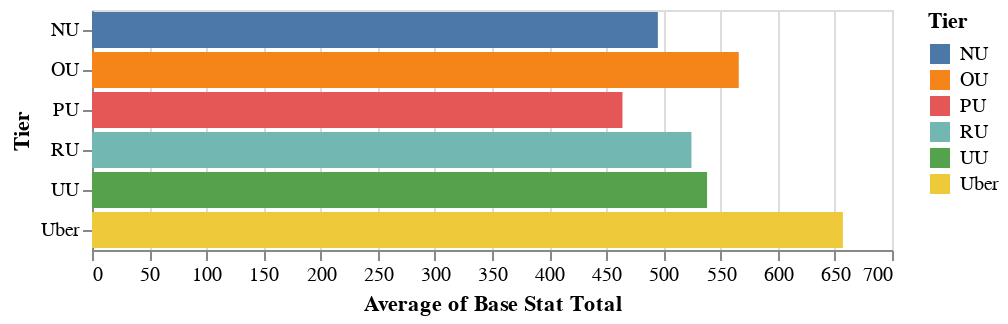

The notebook cell this image was saved under:
### Code cell
alt.Chart(df).mark_bar().encode(
    x='average(Base Stat Total)',
    y='Tier', 
    color='Tier'

)

### Figure 1 — Vega-Lite specification as saved in the notebook (floating-point values rounded to 4 significant figures; data arrays with more than 128 entries replaced by an {"elided": "..."} marker saying what was removed)
{"config": {"view": {"continuousWidth": 400, "continuousHeight": 300}}, "data": {"name": "data-4ba12c371029303f29772324f5d63a54"}, "mark": "bar", "encoding": {"color": {"field": "Tier", "type": "nominal"}, "x": {"aggregate": "average", "field": "Base Stat Total", "type": "quantitative"}, "y": {"field": "Tier", "type": "nominal"}}, "$schema": "https://vega.github.io/schema/vega-lite/v4.17.0.json", "datasets": {"data-4ba12c371029303f29772324f5d63a54": {"elided": "553 records"}}}
